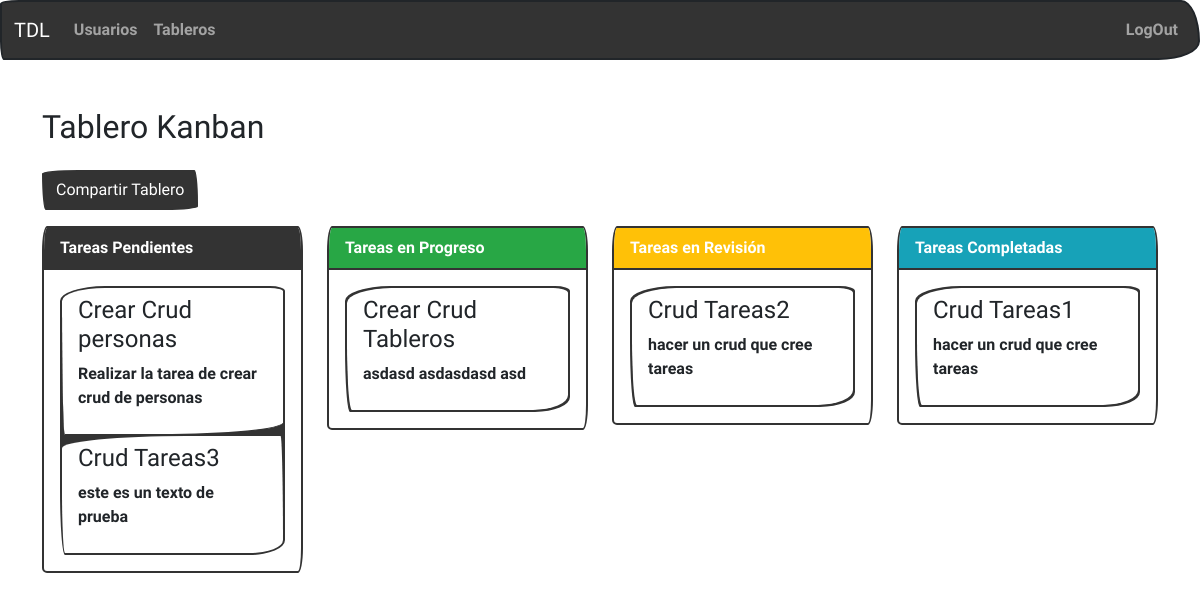
The page /vista/entrar_tablero.php?id=1 (signed in) on the database its author committed.
### tables this page shows
CREATE TABLE IF NOT EXISTS `tarea` (
  `id` int(11) NOT NULL AUTO_INCREMENT,
  `nombre` varchar(255) NOT NULL,
  `descripcion` varchar(255) DEFAULT NULL,
  `estado_id` int(11) DEFAULT NULL,
  `tablero_id` int(11) DEFAULT NULL,
  PRIMARY KEY (`id`),
  KEY `estado_id` (`estado_id`),
  KEY `tablero_id` (`tablero_id`)
);

### vista/entrar_tablero.php (the view, shortened to what this page needs)
<?php
$host = "localhost";
$db = "todolist";
$user = "root";
$password = "";
$dsn = "mysql:host=" . $host . ";dbname=" . $db;
$opciones = array(
    PDO::ATTR_ERRMODE => PDO::ERRMODE_EXCEPTION
);
try {
    $pdo = new PDO($dsn, $user, $password, $opciones);
} catch (PDOException $th) {
    echo "Error de conexión a la base de datos: " . $th->getMessage();
    exit();
}
if (isset($_GET['id'])) {
    $tablero_id = $_GET['id'];
    $statement = $pdo->prepare("SELECT * FROM tarea WHERE tablero_id = ?");
    $statement->execute([$tablero_id]);
    $tareas = $statement->fetchAll();
} else {
    echo "ID de tablero no proporcionado.";
    exit();
}
?>
<!doctype html>
<html lang="en">
  <head>
    <link href="https://bootswatch.com/5/sketchy/bootstrap.min.css" rel="stylesheet">
    <link rel="stylesheet" href="https://cdnjs.cloudflare.com/ajax/libs/font-awesome/6.0.0-beta2/css/all.min.css">
  </head>
<body>
        <?php include('navBar.php'); ?>
<?php
if (isset($_SESSION['user_type'])) {?>
    <div class="container mt-5">
        <h2 class="mb-4">Tablero Kanban</h2>
        <button class="btn btn-primary mb-3" onclick="copiarEnlace()">Compartir Tablero</button>
        <div class="row">
            <div class="col">
                <div class="card">
                    <div class="card-header bg-primary text-white">
                        Tareas Pendientes
                    </div>
                    <div class="card-body">
                        <ul class="list-group">
                            <?php
                            foreach ($tareas as $tarea) {
                                if ($tarea['estado_id'] == 1) {
                            ?>
                                <li class="list-group-item">
                                    <h4><?php echo $tarea['nombre']; ?></h4>
                                    <p><?php echo $tarea['descripcion']; ?></p>
                                </li>
                            <?php
                                }
                            }
                            ?>
                        </ul>
                    </div>
                </div>
            </div>
            <div class="col">
                <div class="card">
                    <div class="card-header bg-success text-white">
                        Tareas en Progreso
                    </div>
                    <div class="card-body">
                        <ul class="list-group">
                            <?php
                            foreach ($tareas as $tarea) {
                                if ($tarea['estado_id'] == 2) {
                            ?>
                                <li class="list-group-item">
                                    <h4><?php echo $tarea['nombre']; ?></h4>
                                    <p><?php echo $tarea['descripcion']; ?></p>
                                </li>
                            <?php
                                }
                            }
                            ?>
                        </ul>
                    </div>
                </div>
            </div>
            <div class="col">
                <div class="card">
                    <div class="card-header bg-warning text-white">
                        Tareas en Revisión
                    </div>
                    <div class="card-body">
                        <ul class="list-group">
                            <?php
                            foreach ($tareas as $tarea) {
                                if ($tarea['estado_id'] == 3) {
                            ?>
                                <li class="list-group-item">
                                    <h4><?php echo $tarea['nombre']; ?></h4>
                                    <p><?php echo $tarea['descripcion']; ?></p>
                                </li>
                            <?php
                                }
                            }
                            ?>
                        </ul>
                    </div>
                </div>
            </div>
            <div class="col">
                <div class="card">
                    <div class="card-header bg-info text-white">
                        Tareas Completadas
                    </div>
                    <div class="card-body">
                        <ul class="list-group">
                            <?php
                            foreach ($tareas as $tarea) {
                                if ($tarea['estado_id'] == 4) {
                            ?>
                                <li class="list-group-item">
                                    <h4><?php echo $tarea['nombre']; ?></h4>
                                    <p><?php echo $tarea['descripcion']; ?></p>
                                </li>
                            <?php
                                }
                            }
                            ?>
                        </ul>
                    </div>
                </div>
            </div>
        </div>
    </div>
    <?php } else { ?>
        <div class="container justify-content-center">
        <h1>Error, no se inicio sesión</h1>
        </div>
    <?php } ?>
</body>
</html>

### rows shown on the page
tarea: nombre "Crear Crud personas", descripcion "Realizar la tarea de crear crud de personas"
tarea: nombre "Crud Tareas3", descripcion "este es un texto de prueba"
tarea: nombre "Crear Crud Tableros", descripcion "asdasd asdasdasd asd"
tarea: nombre "Crud Tareas2", descripcion "hacer un crud que cree tareas"
tarea: nombre "Crud Tareas1", descripcion "hacer un crud que cree tareas"
